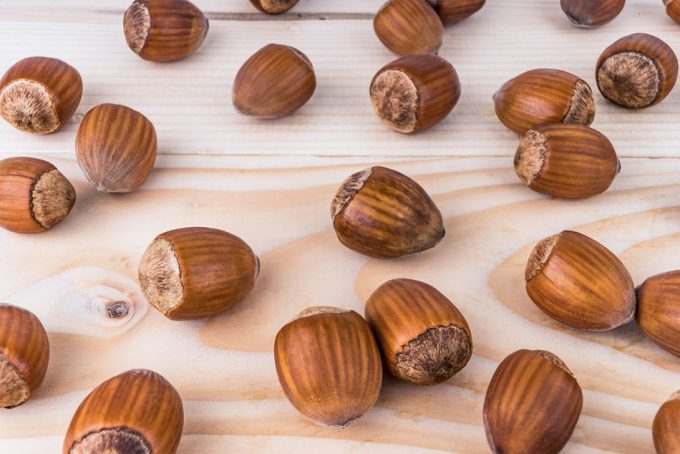
%> input picture Imagenes/avellanas.jpg, 680 x 454 px
$ octave extraeobjetos.m   (GNU Octave 9; MATLAB toolbox functions it lacks are replaced by stand-ins)
%> lines starting %> are read from the running program, lines starting %| are printed output that depends on the picture; in (x1, y1, x2, y2) boxes, pixels count from 0 and x2, y2 are one past the last pixel; in counts of white or black regions, pixels touching at a corner belong together; the program's own positions count from 1
clear all
close all
clc

im = imread('avellanas.jpg');
%> im is the input picture: size 454x680x3 uint8; mean R, G, B 192.2, 154.7, 137
img_gris = rgb2gray(im);
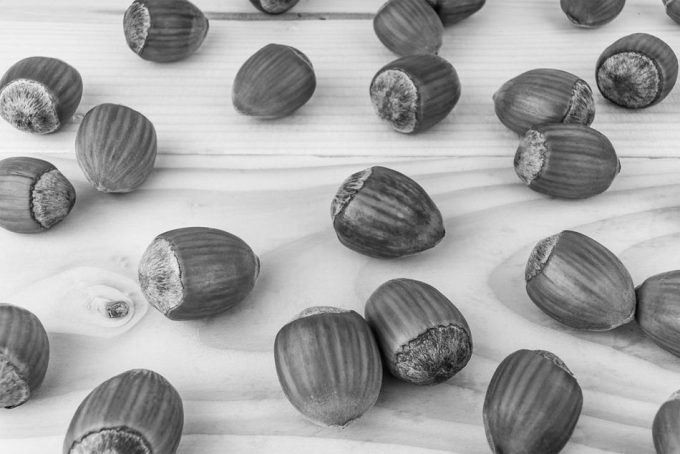
%> img_gris: size 454x680 uint8; min 2, max 248, mean 163.9
figure(1)
montage({im, img_gris})
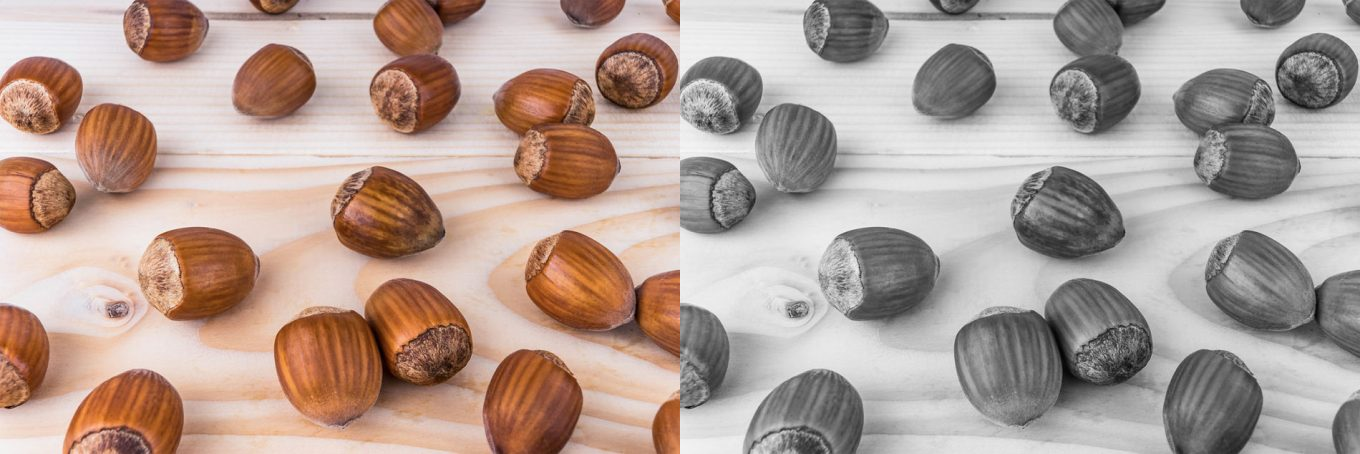
%> displayed picture: size 454x1360x3, on the screen's scale of 0 to 255; mean R, G, B 178.1, 159.3, 150.5

umbral = 0.5;
img_bn = imbinarize(img_gris, 'adaptive', 'ForegroundPolarity', 'dark', ...
    'sensitivity', umbral);
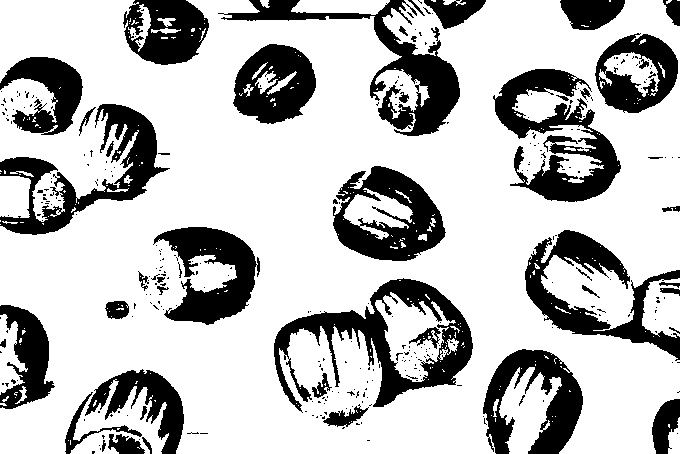
%> img_bn: size 454x680 logical; 74% white; 333 black regions (284 under 20 px), largest, box (x1, y1, x2, y2) and area: (274, 278, 473, 413) 8089, (493, 69, 621, 202) 7019, (218, 0, 460, 136) 6654
img_bn = not(img_bn);
img_bn = imfill(img_bn, 'holes');
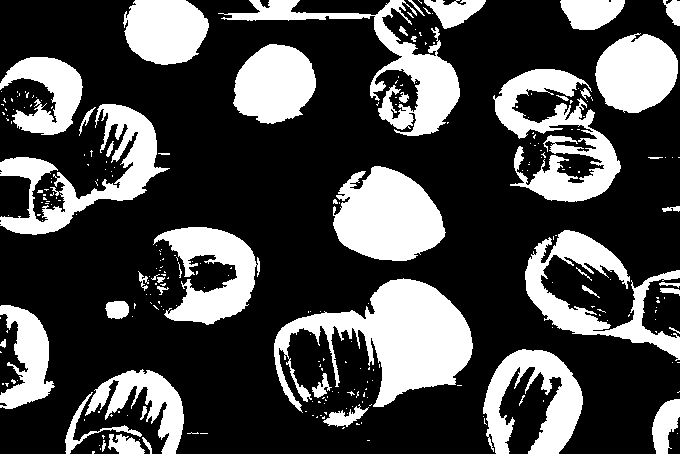
%> img_bn: size 454x680 logical; 29% white; 269 white regions (221 under 20 px), largest, box (x1, y1, x2, y2) and area: (274, 278, 473, 413) 12092, (333, 166, 446, 261) 7686, (493, 69, 621, 202) 7125

ES = ones(4);
img_bn = imopen(img_bn, ES);
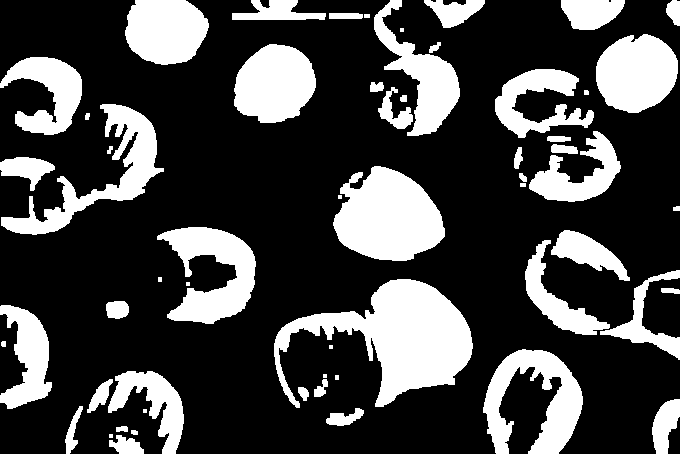
%> img_bn: size 454x680 logical; 27.2% white; 58 white regions (7 under 20 px), largest, box (x1, y1, x2, y2) and area: (274, 279, 473, 408) 11524, (333, 166, 445, 261) 7565, (483, 349, 583, 454) 5257
figure(2)
imshow(img_bn)

img_bn = uint8(img_bn);
img_extr = im.*img_bn;
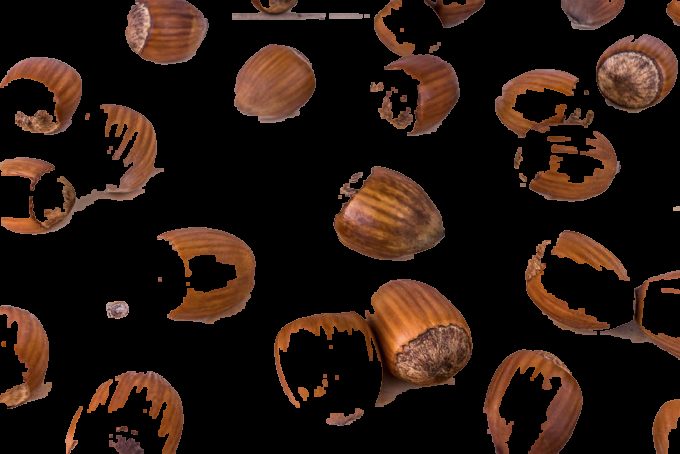
%> img_extr: size 454x680x3 uint8; mean R, G, B 37.4, 22.2, 14.9
figure(3)
imshow(img_extr)
